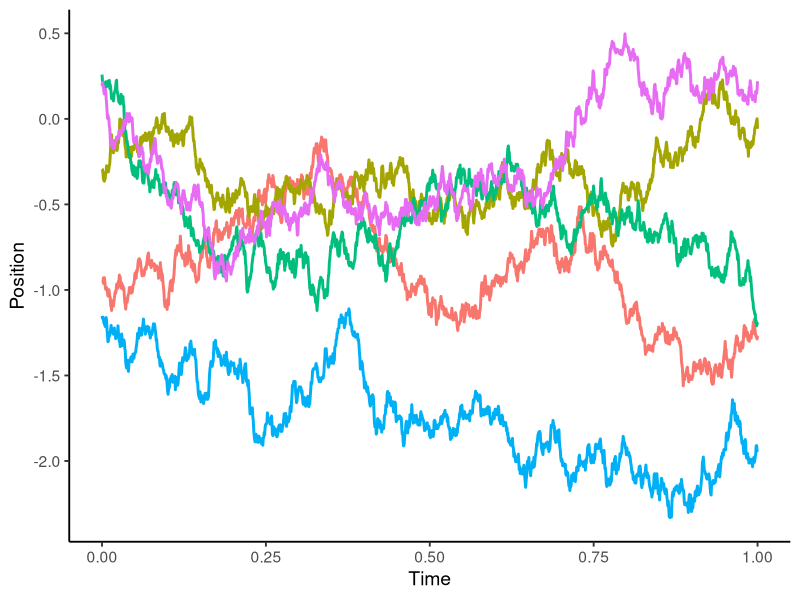
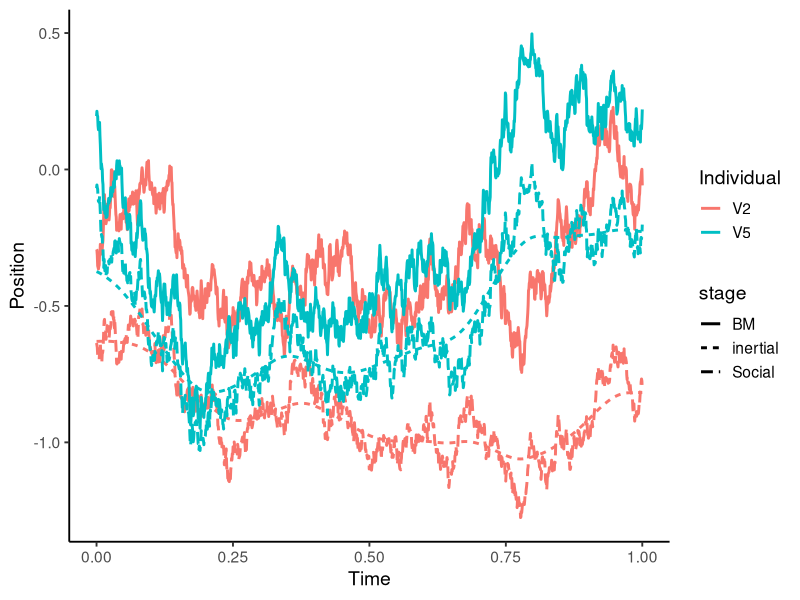
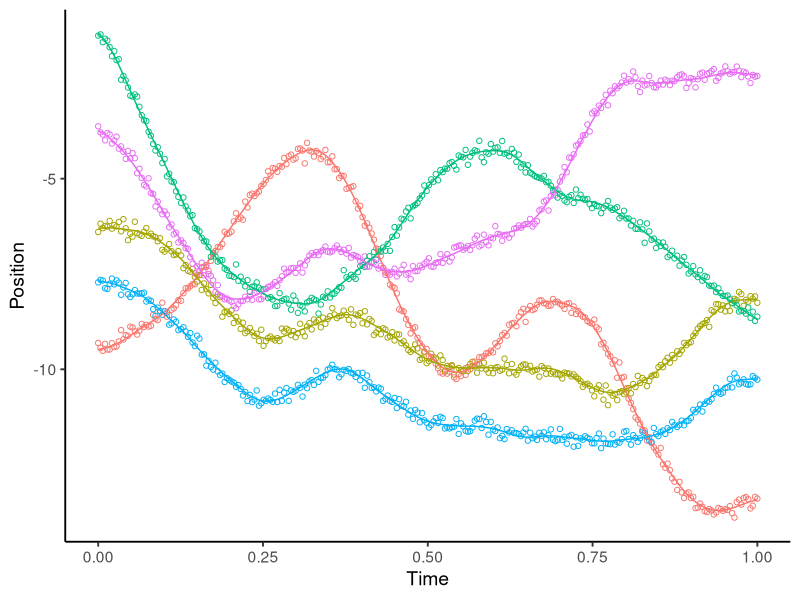

These charts were generated, in order, by the following R code: (Note: this script raises an error after producing the figures.)
## ---- chunk 1
library(tidyverse)
## ---- chunk 2
# Fixed parameters
nind <- 5 # number of individuals
phi <- 0.04 # 0.04/3 for high tortuosity
sigma0 <- 1 # IG(1e-3, 1e-3)
sigmas <- 0.0125
sigmau <- 10
nsteps <- 24*60 # two months, hourly positions

tau <- seq(0, 1, length.out = nsteps) # time vector from 0 to 1
dtau <- diff(tau) # for regular interval this value will be constant

# create array of Gaussian base process
dB <- matrix(nrow = nsteps, ncol = nind)

# First positions come from a Normal dist with mean 0 and sd the fixed parameter sigma0. The remaining values of the Gaussian process are a function of the time interval.
set.seed(3)
dB[1,] <- rnorm(n = nind, mean = 0, sd = sqrt(sigma0))
dB[2:length(tau),] <- rnorm(n = nind*length(dtau), mean = 0,sd = sqrt(dtau))

# First kernel is Brownian motion, with convolution kernel h_bm = 1{tau<t}1{i=j}. This is simply the cumulative sum of noise
h_bm <- diag(nrow = nsteps)
h_bm[lower.tri(h_bm)] <- 1
mu_BM <- h_bm%*%dB

# Plot the trajectories
pdat_bm <- as_tibble(mu_BM) %>% mutate(time = tau, stage = "BM")
pdat_bm %>% 
  pivot_longer(cols = 1:5, names_to = "ind") %>% 
  ggplot(aes(time, value))+geom_path(aes(color = ind), size = 1, show.legend = F)+
  theme_classic(base_size = 14)+
  labs(x = "Time", y = "Position", color = "Individual")
## ---- chunk 3
# Social network edge strengths. This can be time dependent, e.g. a list of length nsteps where each element is a matrix of edge weights
create_soc_net <- function(n) {
  A <- matrix(runif(n*n), nrow = n)
  A <- A*upper.tri(A)+t(A*upper.tri(A)) #make symmetric
  diag(A) <- 1 # set diagonal to 1
  A
}
# w <- lapply(tau, \(x) create_soc_net(5)) # this is if you want a randomly changing matrix
# I could also have a stable matrix, where some individuals are associated but other aren't
A <- matrix(runif(nind*nind), nrow = nind)*rbinom(nind*nind, size = 1, prob = 0.2) 
A <- A*upper.tri(A)+t(A*upper.tri(A)) #make symmetric
diag(A) <- 1 # set diagonal to 1
w <- replicate(n = nsteps,expr = A, simplify = FALSE) # this for a constant weight matrix

# convolution kernel hij(tau) is the weights matrix, divided by the row sums
h_soc <- lapply(w, \(x) x/rowSums(x))
# create an empty array with the same dimensions as mu_BM
mu_soc <- matrix(nrow = nsteps, ncol = nind)
# fill the array using dot product of the step*ind x and y matrices, multiplied by the rows of h_soc
for (t in 1:nsteps) {
    mu_soc[t,] <- h_soc[[t]]%*%mu_BM[t,]
}

pdat_soc <- as_tibble(mu_soc) %>% mutate(time = tau, stage = "Social")
## ---- chunk 4
# Inertial smoothing kernel
# The process here is just smoothing to better simulate real movement. The smoothing is done through a Bessel function
# mu_inl <- array(dim = dim(mu_BM), dimnames = dimnames(mu_BM))
h_inl <- outer(tau,tau, \(x,y) abs(x-y)/phi*besselK(abs(x-y)/phi, nu = 1))
diag(h_inl) <- 1
h_inl <- h_inl/rowSums(h_inl) # this is the only way I found to make it work, have mu_inl be a weighted average, where the weights are the values in the h_inl matrix
mu_inl <- h_inl%*%mu_soc

# Plot
pdat_inl <- as_tibble(mu_inl) %>% mutate(time = tau, stage = "inertial")

rbind(pdat_bm, pdat_soc, pdat_inl) %>% 
  pivot_longer(cols = 1:5, names_to = "Individual") %>% 
  filter(Individual %in% c("V2","V5")) %>% 
  ggplot(aes(time, value))+geom_path(aes(color = Individual, linetype = stage), size = 1)+
  theme_classic(base_size = 14)+
  labs(x = "Time", y = "Position", color = "Individual")
## ---- chunk 5
# Sample 20% of points. get index of positions
fix_t_index <- round(seq(1, nsteps, length.out = nsteps/5))
# Calculate the position with the measurement error
s <- sigmau*mu_inl[fix_t_index,]+rnorm(n = nind*length(fix_t_index), mean = 0, sd = sqrt(sigmas))

# Plot
pdat_inl %>% pivot_longer(1:nind, names_to = "ind", values_to = "position") %>% 
  mutate(position = sigmau*position)->pinl

cbind(s, time = tau[fix_t_index]) %>% as_tibble() %>% 
  pivot_longer(1:nind, names_to = "ind", values_to = "position") %>% 
  ggplot()+
  geom_point(aes(time, position,color = ind), shape = 1, show.legend = F)+
  geom_path(aes(time, position, color = ind), data = pinl, show.legend = F)+
  theme_classic(base_size = 14)+
  labs(x="Time", y="Position", color = "Individual")
## ---- chunk 6
# create Brownian motion in 2D
simulate_BM <- function(nind = 5, nsteps = 24*60,sigma0 = 1) {
  tau <- seq(0, 1, length.out = nsteps) # time vector from 0 to 1
  dtau <- diff(tau) # for regular interval this value will be constant
  # create array of Gaussian base process
  dB <- matrix(nrow = nsteps, ncol = nind)
  # First positions come from a Normal dist with mean 0 and sd the fixed parameter sigma0. The remaining values of the Gaussian process are a function of the time interval.
  dB[1,] <- rnorm(n = nind, mean = 0, sd = sqrt(sigma0))
  dB[2:length(tau),] <- rnorm(n = nind*length(dtau), mean = 0,sd = sqrt(dtau))
  # First kernel is Brownian motion, with convolution kernel h_bm = 1{tau<t}1{i=j}. This is simply the cumulative sum of noise
  h_bm <- diag(nrow = nsteps)
  h_bm[lower.tri(h_bm)] <- 1
  mu_BM <- h_bm%*%dB
  return(mu_BM)
}

convolve_soc <- function(mu, w) {
  mu_soc <- matrix(nrow = nrow(mu),ncol = ncol(mu))
  # create social kernel
  h <- lapply(w, \(x) x/rowSums(x))
  # iteratively fill in the rows of matrix
  for (t in 1:length(w)) {
    mu_soc[t,] <- h[[t]]%*%mu[t,]
  }
  return(mu_soc)
}

convolve_inl <- function(mu, phi) {
  # get time vector
  tau <- seq(0, 1, length.out = nrow(mu))
  # create inertial smoothing kernel
  h_inl <- outer(tau,tau, \(x,y) abs(x-y)/phi*besselK(abs(x-y)/phi, nu = 1))
  diag(h_inl) <- 1
  h_inl <- h_inl/rowSums(h_inl) 
  # Update position matrix
  mu_inl <- h_inl%*%mu
  return(mu_inl)
}

get_est_locs <- function(mu, prop = 0.2, reg = TRUE, sigmau, sigmas) {
  # Get position index, depends on whether sampling is regular or not
  ix <- if(reg) round(seq.int(from = 1, to = nrow(mu), length.out = nrow(mu)*prop)) else sample(1:nrow(mu), size = round(nrow(mu)*prop))
  # Calculate the position with the measurement error
  s <- sigmau*mu[ix,]+rnorm(n = ncol(mu)*length(ix), mean = 0, sd = sqrt(sigmas))
  return(s)
}
## ---- chunk 7
## Fixed parameters
nind <- 6 # number of individuals
phi <- 0.04 # 0.04/3 for high tortuosity
sigma0 <- 0.01 # IG(1e-3, 1e-3)
sigmas <- 0.0125
sigmau <- 10
nsteps <- 24*60 # two months, hourly positions

x_BM_indep <- simulate_BM(nind,nsteps,sigma0)
y_BM_indep <- simulate_BM(nind,nsteps,sigma0)

# For independent movement, social kernel is identity matrix at every step
w <- replicate(n = nsteps,expr = diag(nrow = nind), simplify = FALSE) 
# Update mu with the social kernel
x_soc_indep <- convolve_soc(w = w, mu = x_BM_indep)
y_soc_indep <- convolve_soc(w = w, mu = y_BM_indep)
# Update mu with the inertial smoothing kernel
x_inl_indep <- convolve_inl(mu = x_soc_indep, phi = phi)
y_inl_indep <- convolve_inl(mu = y_soc_indep, phi = phi)

# Get positions s
ix <- round(seq.int(1,nrow(sx), length.out = nrow(sx)/5))
sx <- get_est_locs(x_inl_indep, sigmau = sigmau, sigmas = sigmas)
sy <- get_est_locs(y_inl_indep, sigmau = sigmau, sigmas = sigmas)
## ---- chunk 8
pdattrue <- bind_rows(x = as_tibble(sigmau*x_inl_indep),y = as_tibble(sigmau*y_inl_indep), .id = "coord") %>% add_column(time = rep(tau, 2)) %>% 
  pivot_longer(starts_with("V"), names_to = "ind") %>% 
  pivot_wider(names_from = coord, values_from = value) 

pdatobs <- bind_rows(x = as_tibble(sx),y = as_tibble(sy), .id = "coord") %>% add_column(time = rep(tau[ix], 2)) %>% 
  pivot_longer(starts_with("V"), names_to = "ind") %>% 
  pivot_wider(names_from = coord, values_from = value)

ggplot()+
  geom_point(aes(x*sigmau, y*sigmau, color = ind), data = pdatobs, shape = 1)+
  geom_path(aes(x, y, color = ind), data = pdattrue)+
  theme_classic(base_size = 14)+
  coord_sf()
## ---- chunk 9
with(data = list(nind = 6, nsteps = 1000, 
                 sigma0 = 0.01, sigmau = 10, sigmas = 0.0125,
                 phi = 0.01, prop = 0.2), 
     expr = {
                   w <- replicate(nsteps, diag(nrow = nind), simplify = FALSE) # Identity matrix of social weights
                   sx <- simulate_BM(nind = nind, nsteps = nsteps, sigma0 = sigma0) |> convolve_soc(w = w) |> convolve_inl(phi = phi) |> get_est_locs(prop = prop, sigmau = sigmau, sigmas = sigmas)
                   sy <- simulate_BM(nind = nind, nsteps = nsteps, sigma0 = sigma0) |> convolve_soc(w = w) |> convolve_inl(phi = phi) |> get_est_locs(prop = prop, sigmau = sigmau, sigmas = sigmas)
                   pdatobs <- bind_rows(x = as_tibble(sx),y = as_tibble(sy), .id = "coord") %>% add_column(time = rep(seq(0,1,length.out = nrow(sx_joint)), 2)) %>% 
                     pivot_longer(starts_with("V"), names_to = "ind") %>% 
                     pivot_wider(names_from = coord, values_from = value) %>% 
                     split(~ind)
                   sapply(seq_along(pdatobs), function(x) write.csv(pdatobs[[x]][,-2], file = paste0("../data/indep_mov_example_",x,".csv"), quote = F, row.names = F))
                 }
)
## ---- chunk 10
x_BM_joint <- simulate_BM(nind,nsteps,sigma0)
y_BM_joint <- simulate_BM(nind,nsteps,sigma0)

# For joint movement, social kernel is binary matrix. I'll have only one pair interact
w_t <- matrix(0, nrow = nind, ncol = nind)
w_t[1,2] <- 1
w_t <- w_t*upper.tri(w_t)+t(w_t*upper.tri(w_t)) #make symmetric
diag(w_t) <- 1
w <- replicate(n = 1000,expr = w_t, simplify = FALSE) 
sx_joint <- simulate_BM(nsteps = 1000,sigma0 = 0.01) |> 
  convolve_soc(w = w) |> 
  convolve_inl(phi = 0.01) |> 
  get_est_locs(prop = 0.2, sigmau = sigmau, sigmas = sigmas)
sy_joint <- simulate_BM(nsteps = 1000,sigma0 = 0.01) |> 
  convolve_soc(w = w) |> 
  convolve_inl(phi = 0.01) |> 
  get_est_locs(prop = 0.2, sigmau = sigmau, sigmas = sigmas)

pdatobs <- bind_rows(x = as_tibble(sx_joint),y = as_tibble(sy_joint), .id = "coord") %>% add_column(time = rep(seq(0,1,length.out = nrow(sx_joint)), 2)) %>% 
  pivot_longer(starts_with("V"), names_to = "ind") %>% 
  pivot_wider(names_from = coord, values_from = value)

ggplot()+
  geom_path(aes(x, y, color = ind), data = pdatobs, shape = 1)+
  theme_classic(base_size = 14)+
  coord_sf()
## ---- chunk 11
with(data = list(nind = 6, nsteps = 1000, 
                 sigma0 = 0.01, sigmau = 10, sigmas = 0.0125,
                 phi = 0.01, prop = 0.2), 
     expr = {
       w_t <- matrix(0, nrow = nind, ncol = nind)
       w_t[1,2] <- 1
       w_t <- w_t*upper.tri(w_t)+t(w_t*upper.tri(w_t)) #make symmetric
       diag(w_t) <- 1
       w <- replicate(n = 1000,expr = w_t, simplify = FALSE) 
       sx <- simulate_BM(nind = nind, nsteps = nsteps, sigma0 = sigma0) |> 
         convolve_soc(w = w) |> convolve_inl(phi = phi) #|> 
         # get_est_locs(prop = prop, sigmau = sigmau, sigmas = sigmas)
       sy <- simulate_BM(nind = nind, nsteps = nsteps, sigma0 = sigma0) |> 
         convolve_soc(w = w) |> convolve_inl(phi = phi) #|> 
         # get_est_locs(prop = prop, sigmau = sigmau, sigmas = sigmas)
       pdatobs <- bind_rows(x = as_tibble(sx),y = as_tibble(sy), .id = "coord") %>% add_column(time = rep(seq(0,1,length.out = nrow(sx)), 2)) %>% 
         pivot_longer(starts_with("V"), names_to = "ind") %>% 
         pivot_wider(names_from = coord, values_from = value) %>% 
         split(~ind)
       sapply(seq_along(pdatobs), function(x) write.csv(pdatobs[[x]][,-2], file = paste0("../data/joint_mov_example_mu_",x,".csv"), quote = F, row.names = F))
     }
)
